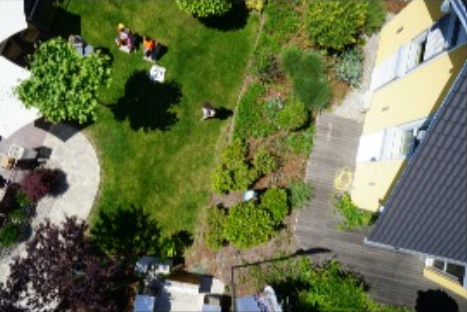
#> input picture kmeans/Picture1.png, 467 x 312 px
$ jupyter execute Kmeans.ipynb
#> lines starting #> are read from the running program, lines starting #| are printed output that depends on the picture; after the words box and inside, x2 and y2 are one past the last pixel; in counts of white or black regions, pixels touching at a corner belong together
[cell 1]
import cv2
import numpy as np
import matplotlib.pyplot as plt

# Function to display images
def plot_images(original, segmented):
    plt.figure(figsize=(10, 5))
    plt.subplot(1, 2, 1)
    plt.imshow(cv2.cvtColor(original, cv2.COLOR_BGR2RGB))
    plt.title('Original Image')
    plt.axis('off')

    plt.subplot(1, 2, 2)
    plt.imshow(cv2.cvtColor(segmented, cv2.COLOR_BGR2RGB))
    plt.title('Segmented Image')
    plt.axis('off')

    plt.show()

# Read the image
image = cv2.imread('Picture1.png')
#> image is the input picture: shape (312, 467, 3); mean B, G, R 77.4, 114.1, 105.8

# Step 1: Noise Reduction
blurred_image = cv2.GaussianBlur(image, (5, 5), 0)

# Step 2: Brightness and Contrast Adjustment
image_gray = cv2.cvtColor(blurred_image, cv2.COLOR_BGR2GRAY)
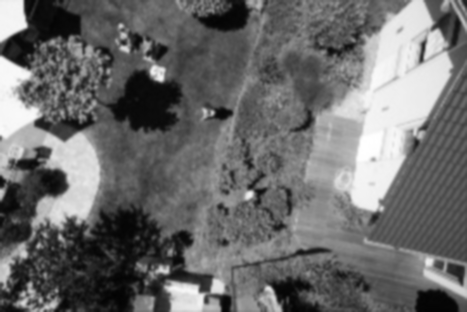
#> image_gray: shape (312, 467); min 2, max 255, mean 107.5
equalized_image = cv2.equalizeHist(image_gray)
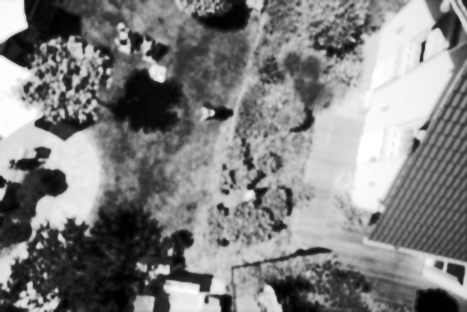
#> equalized_image: shape (312, 467); min 0, max 255, mean 128.3

# Step 3: Color Space Conversion
lab_image = cv2.cvtColor(image, cv2.COLOR_BGR2LAB)
#> lab_image: shape (312, 467, 3); mean of channels 0, 1, 2 116.5, 119.4, 146.2

# Step 4: Normalization
normalized_image = lab_image / 255.0
#> normalized_image: shape (312, 467, 3) float64; mean of channels 0, 1, 2 0.457, 0.468, 0.573

# Step 5: Flatten the Image
pixel_values = normalized_image.reshape((-1, 3))
pixel_values = np.float32(pixel_values)

# Apply K-means with 2 Clusters
criteria = (cv2.TERM_CRITERIA_EPS + cv2.TERM_CRITERIA_MAX_ITER, 100, 0.2)
k = 3
_, labels, centers = cv2.kmeans(pixel_values, k, None, criteria, 10, cv2.KMEANS_RANDOM_CENTERS)
#> centers = [[0.136, 0.491, 0.521], [0.46, 0.452, 0.605], [0.874, 0.495, 0.537]]

# Convert Centers to 8-bit Values
centers = np.uint8(centers * 255)
#> centers = [[34, 125, 132], [117, 115, 154], [222, 126, 136]]

# Map the Labels to the Centers
segmented_image = centers[labels.flatten()]
segmented_image = segmented_image.reshape(image.shape)

# Plot the results
plot_images(image, segmented_image)
#> in plot_images, `plt.show()`:
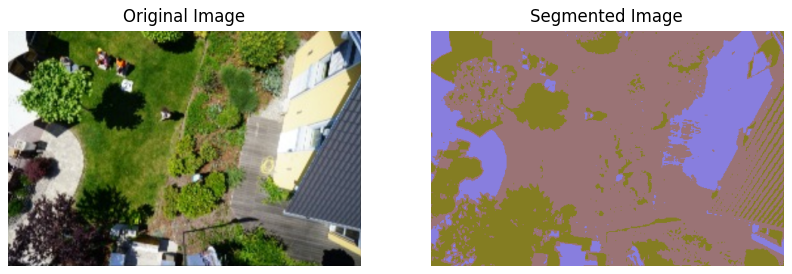
#> figure drawn by matplotlib, 2 panels

[cell 2]
import cv2
import numpy as np
import matplotlib.pyplot as plt

# Function to display images
def plot_images(original, segmented, binary_mask):
    plt.figure(figsize=(15, 5))

    plt.subplot(1, 3, 1)
    plt.imshow(cv2.cvtColor(original, cv2.COLOR_BGR2RGB))
    plt.title('Original Image')
    plt.axis('off')

    plt.subplot(1, 3, 2)
    plt.imshow(cv2.cvtColor(segmented, cv2.COLOR_BGR2RGB))
    plt.title('Segmented Image')
    plt.axis('off')

    plt.subplot(1, 3, 3)
    plt.imshow(binary_mask, cmap='gray')
    plt.title('Binary Mask')
    plt.axis('off')

    plt.show()

# Read the image
image = cv2.imread('Picture1.png')

# Step 1: Noise Reduction
blurred_image = cv2.GaussianBlur(image, (5, 5), 0)

# Step 2: Brightness and Contrast Adjustment
image_gray = cv2.cvtColor(blurred_image, cv2.COLOR_BGR2GRAY)
equalized_image = cv2.equalizeHist(image_gray)

# Step 3: Color Space Conversion
lab_image = cv2.cvtColor(image, cv2.COLOR_BGR2LAB)

# Step 4: Normalization
normalized_image = lab_image / 255.0

# Step 5: Flatten the Image
pixel_values = normalized_image.reshape((-1, 3))
pixel_values = np.float32(pixel_values)

# Apply K-means with 2 Clusters
criteria = (cv2.TERM_CRITERIA_EPS + cv2.TERM_CRITERIA_MAX_ITER, 100, 0.9)
k = 3
_, labels, centers = cv2.kmeans(pixel_values, k, None, criteria, 10, cv2.KMEANS_RANDOM_CENTERS)
#> centers = [[0.901, 0.494, 0.538], [0.122, 0.491, 0.522], [0.466, 0.455, 0.599]]

# Convert Centers to 8-bit Values
centers = np.uint8(centers * 255)
#> centers = [[229, 125, 137], [31, 125, 133], [118, 116, 152]]

# Map the Labels to the Centers
segmented_image = centers[labels.flatten()]
segmented_image = segmented_image.reshape(image.shape)
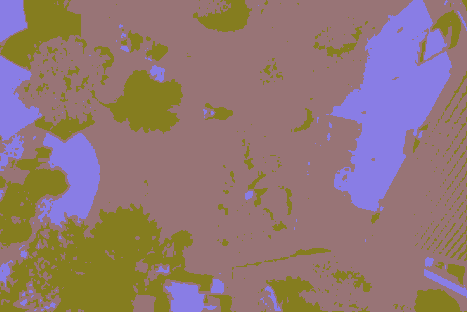
#> segmented_image: shape (312, 467, 3); mean B, G, R 115.8, 119.2, 145.7

# Convert the labels to binary mask where trees are 1 and background is 0
# Assuming the cluster with the larger area is the background and the other is trees
if np.sum(labels == labels[0, 0]) > np.sum(labels == labels[-1, -1]):
    tree_label = 1 - labels[0, 0]
else:
    tree_label = labels[0, 0]
#> tree_label = 0

binary_mask = (labels.reshape(image.shape[:2]) == tree_label).astype(np.uint8)
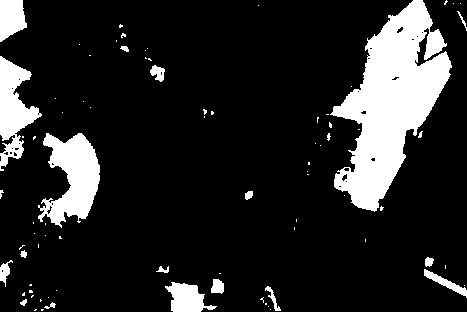
#> binary_mask: shape (312, 467); values 0 (black) and 1 (white), 14.7% white; 81 white regions (61 under 20 px), largest, box (x1, y1, x2, y2) and area: (330, 0, 452, 212) 12497, (38, 133, 100, 228) 3333, (0, 56, 42, 171) 2305

# Plot the results
plot_images(image, segmented_image, binary_mask)
#> in plot_images, `plt.show()`:
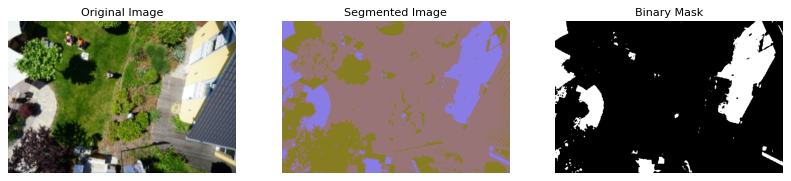
#> figure drawn by matplotlib, 3 panels

[cell 3]
import cv2
import numpy as np
import matplotlib.pyplot as plt

# Function to display images
def plot_images(original, segmented, binary_mask):
    plt.figure(figsize=(15, 5))

    plt.subplot(1, 3, 1)
    plt.imshow(cv2.cvtColor(original, cv2.COLOR_BGR2RGB))
    plt.title('Original Image')
    plt.axis('off')

    plt.subplot(1, 3, 2)
    plt.imshow(cv2.cvtColor(segmented, cv2.COLOR_BGR2RGB))
    plt.title('Segmented Image')
    plt.axis('off')

    plt.subplot(1, 3, 3)
    plt.imshow(binary_mask, cmap='gray')
    plt.title('Binary Mask')
    plt.axis('off')

    plt.show()

# Read the image
image = cv2.imread('Picture1.png')

# Step 1: Noise Reduction
blurred_image = cv2.GaussianBlur(image, (5, 5), 0)

# Step 2: Brightness and Contrast Adjustment
image_gray = cv2.cvtColor(blurred_image, cv2.COLOR_BGR2GRAY)
equalized_image = cv2.equalizeHist(image_gray)

# Step 3: Color Space Conversion
lab_image = cv2.cvtColor(image, cv2.COLOR_BGR2LAB)

# Step 4: Normalization
normalized_image = lab_image / 255.0

# Step 5: Flatten the Image
pixel_values = normalized_image.reshape((-1, 3))
pixel_values = np.float32(pixel_values)

# Apply K-means with 3 Clusters
criteria = (cv2.TERM_CRITERIA_EPS + cv2.TERM_CRITERIA_MAX_ITER, 100, 0.2)
k = 10
_, labels, centers = cv2.kmeans(pixel_values, k, None, criteria, 10, cv2.KMEANS_RANDOM_CENTERS)
#> centers = [[0.551, 0.505, 0.571], [0.179, 0.486, 0.539], [0.0441, 0.494, 0.512], [0.392, 0.434, 0.626], [0.818, 0.497, 0.534], [0.505, 0.433, 0.654], [0.347, 0.508, 0.467], [0.944, 0.492, 0.542], [0.626, 0.504, 0.51], [0.573, 0.412, 0.686]]

# Convert Centers to 8-bit Values
centers = np.uint8(centers * 255)
#> centers = [[140, 128, 145], [45, 123, 137], [11, 125, 130], [99, 110, 159], [208, 126, 136], [128, 110, 166], [88, 129, 119], [240, 125, 138], [159, 128, 129], [146, 105, 174]]

# Map the Labels to the Centers
segmented_image = centers[labels.flatten()]
segmented_image = segmented_image.reshape(image.shape)
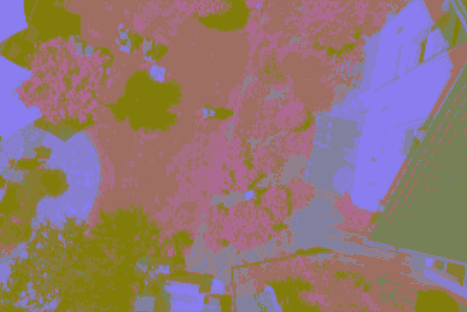
#> segmented_image: shape (312, 467, 3); mean B, G, R 115.9, 118.8, 145.6

# Convert the labels to binary mask where trees are 1 and background is 0
# Determine the tree cluster by analyzing the cluster centers
background_label = np.argmax(np.sum(centers, axis=1))  # Assume the cluster with the highest sum of color channels is background
#> background_label = 7
binary_mask = (labels.reshape(image.shape[:2]) != background_label).astype(np.uint8)
#> binary_mask: shape (312, 467); values 0 (black) and 1 (white), 91% white; 82 black regions (66 under 20 px), largest, box (x1, y1, x2, y2) and area: (351, 1, 451, 211) 9079, (0, 57, 39, 139) 1698, (0, 0, 27, 42) 825

# Morphological operations to refine the binary mask
kernel = cv2.getStructuringElement(cv2.MORPH_ELLIPSE, (5, 5))
binary_mask = cv2.morphologyEx(binary_mask, cv2.MORPH_CLOSE, kernel)
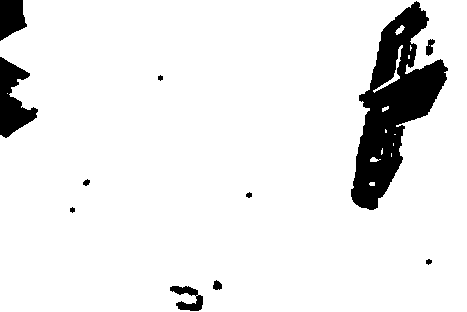
#> binary_mask: shape (312, 467); values 0 (black) and 1 (white), 91.8% white; 11 black regions, largest, box (x1, y1, x2, y2) and area: (351, 1, 448, 210) 8828, (0, 57, 38, 138) 1644, (0, 0, 27, 41) 822
binary_mask = cv2.morphologyEx(binary_mask, cv2.MORPH_OPEN, kernel)
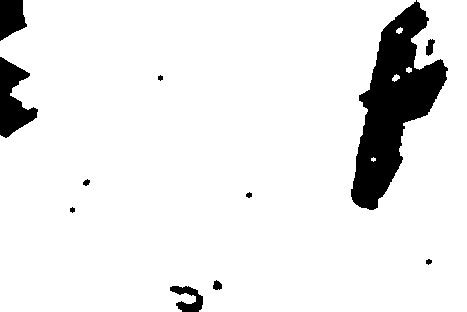
#> binary_mask: shape (312, 467); values 0 (black) and 1 (white), 91.5% white; 11 black regions, largest, box (x1, y1, x2, y2) and area: (351, 0, 448, 210) 9170, (0, 57, 38, 138) 1668, (0, 0, 27, 41) 822

# Plot the results
plot_images(image, segmented_image, binary_mask)
#> in plot_images, `plt.show()`:
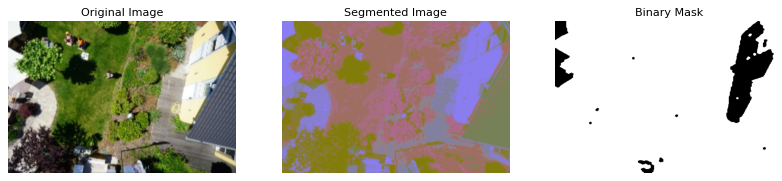
#> figure drawn by matplotlib, 3 panels
